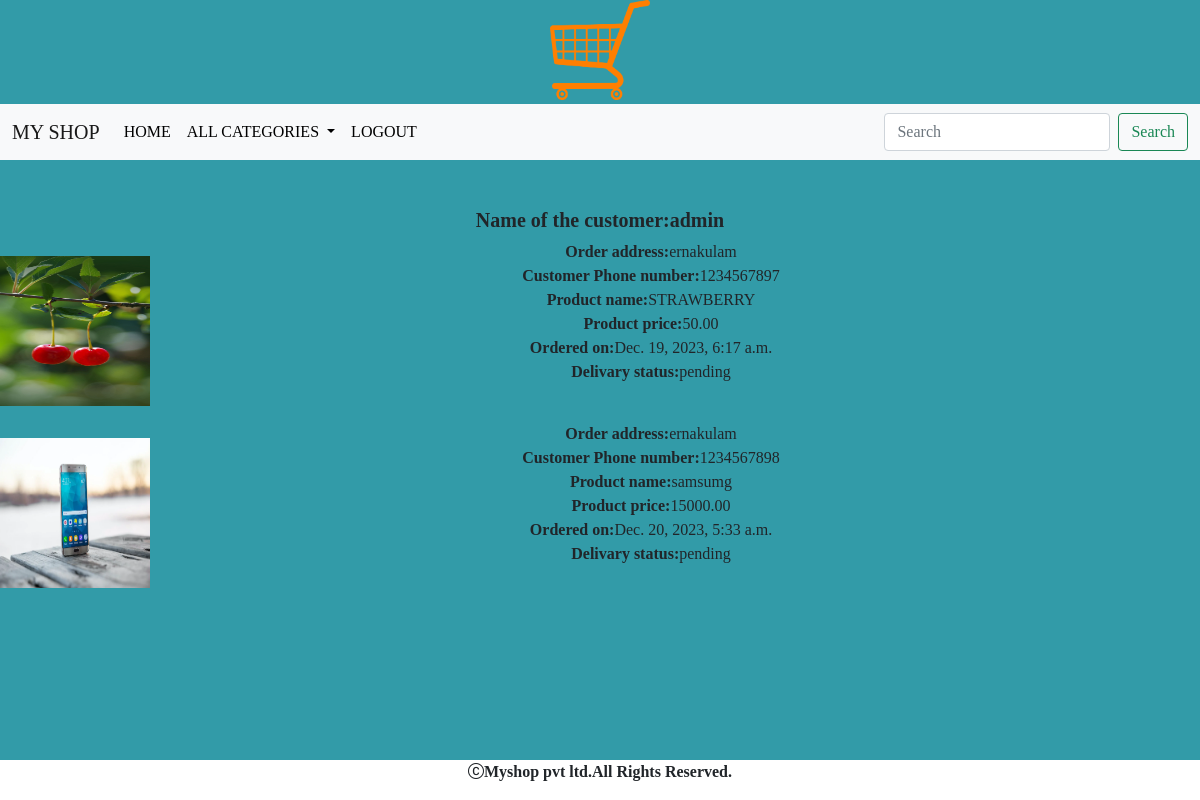
/cart/orderview (signed in), run on the app's committed database.
### cart/models.py (models this page shows, shortened)
class Order(models.Model):
    product = models.ForeignKey(Product, on_delete=models.CASCADE)
    user=models.ForeignKey(User, on_delete=models.CASCADE)
    no_of_items=models.IntegerField()
    address=models.TextField()
    phone=models.CharField(max_length=30)
    order_status=models.CharField(max_length=20,default="pending")
    delivary_status=models.CharField(max_length=20,default="pending")
    date_ordered=models.DateTimeField(auto_now_add=True)

### shop/models.py (models this page shows, shortened)
class Product(models.Model):
    name = models.CharField(max_length=200)
    desc = models.TextField()
    image = models.ImageField(upload_to='shop/products',blank=True, null=True)
    price=models.DecimalField(max_digits=10,decimal_places=2)
    category=models.ForeignKey(Category,on_delete=models.CASCADE)
    stock=models.IntegerField()
    available=models.BooleanField(default=True)
    created=models.DateTimeField(auto_now_add=True)
    updated=models.DateTimeField(auto_now=True)

### cart/views.py (the view)
# urls.py: path('orderview',views.orderview,name="orderview"),
def orderview(request):
    u=request.user
    o=Order.objects.filter(user=u)
    return render(request,template_name='orderview.html',context={'o':o,'u':u.username})

### cart/context_processors.py (called while the page is built)
def productcount(request):
    item_count=0
    if request.user.is_authenticated:
        u=request.user
    try:
        cart=Cart.objects.filter(user=u)
        for i in cart:
            item_count=item_count+i.quantity
    except:
        item_count=0
    return {'count':item_count}

### shop/context_processors.py (called while the page is built)
def  menu_links(request):
    links=Category.objects.all()
    return {'links':links}

### templates/orderview.html
{% extends 'base.html' %}
{% load static %}
{% block content %}
<div class="cointainer-fluid mt-5" style="margin-bottom:60px;">
<div class="row">
    <h5 class="text-center"><b>Name of the customer:{{u}}</b></h5>
    {% for i in o %}
    <div class="col-sm-3 py-3" style="...">
        <img src="{{i.product.image.url}}" height="150px" width="150px">
        </div>
            <div class="col-sm-7 text-center" style="...">
               <b> Order address:</b>{{i.address}}</br>
               <b> Customer Phone number:</b>{{i.phone}}</br>
               <b> Product name:</b>{{i.product.name}}</br>
                <b>Product price:</b>{{i.product.price}}</br>
               <b> Ordered on:</b>{{i.date_ordered}}</br>
                <b>Delivary status:</b>{{i.delivary_status}}</br>
            </div>
    {% endfor %}
    </div>
</div>
{% endblock %}

### templates/base.html (shortened to what this page needs)
<!DOCTYPE html>
{% load static %}
<html lang="en">
<head>
    <link href="https://cdn.jsdelivr.net/npm/bootstrap@5.0.2/dist/css/bootstrap.min.css" rel="stylesheet">
    <link rel="stylesheet" href="{% static 'css/style.css' %}">
     <link rel="stylesheet" href="https://cdn.jsdelivr.net/npm/bootstrap-icons@1.10.2/font/bootstrap-icons.css">
</head>
<body>
<div class="container-fluid">
<header>
    <center>
        <img src="{% static 'images/eimage.png' %}" height="100px" width="100px">
    </center>
</div>
<nav class="navbar navbar-expand-lg navbar-light bg-light mt-1">
  <div class="container-fluid">
    <a class="navbar-brand" href="#">MY SHOP</a>
    <div class="collapse navbar-collapse" id="navbarSupportedContent">
      <ul class="navbar-nav me-auto mb-2 mb-lg-0">
           <li class="nav-item">
          <a class="nav-link" aria-current="page" href="#">HOME</a>
        </li>
        <li class="nav-item dropdown">
          <a class="nav-link dropdown-toggle" href="#" id="navbarDropdown" role="button" data-bs-toggle="dropdown" aria-expanded="false">
            ALL CATEGORIES
          </a>
        </li>
          {% if user.is_authenticated %}
          <li class="nav-item">
          <a class="nav-link" aria-current="page" href="{% url 'shop:logout' %}">LOGOUT</a>
        </li>
        {% endif %}
      </ul>
      <form class="d-flex" method="POST" action="{% url 'search:search' %}">
        <input class="form-control me-2" type="search" name="q" placeholder="Search" aria-label="Search">
        <button class="btn btn-outline-success" type="submit">Search</button>
      </form>
    </div>
  </div>
</nav>
{% block content %}
{% endblock %}
<footer>
    <div class="footer">
        <p><i class="bi bi-c-circle"></i>Myshop pvt ltd.All Rights Reserved.</p>
    </div>
</footer>
</body>
</html>

### static/css/style.css (style rules this page uses)
body { background-color:#329ba8; font-family:'Bitter' ,serif; }
.navbar-light .navbar-nav .nav-link { color:black; }
.footer { height:40px; width:100%; background-color:white; position:fixed; bottom:0; left:0; text-align:center; font-weight:bold; }

### data on the page
Order: product.image (picture), address "ernakulam", phone "1234567897", product.name "STRAWBERRY", product.price "50.00", date_ordered "Dec. 19, 2023, 6:17 a.m.", delivary_status "pending"
Order: product.image (picture), address "ernakulam", phone "1234567898", product.name "samsumg", product.price "15000.00", date_ordered "Dec. 20, 2023, 5:33 a.m.", delivary_status "pending"

### other printed values
{{ u }} "admin"
